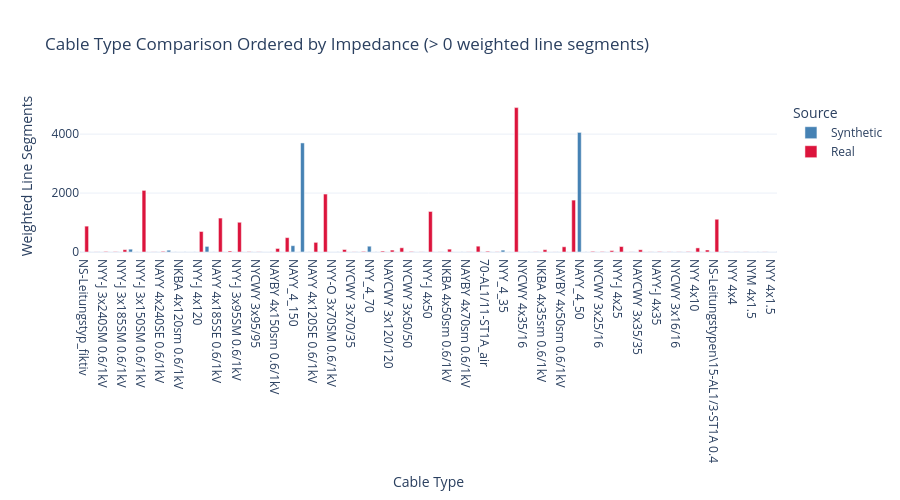
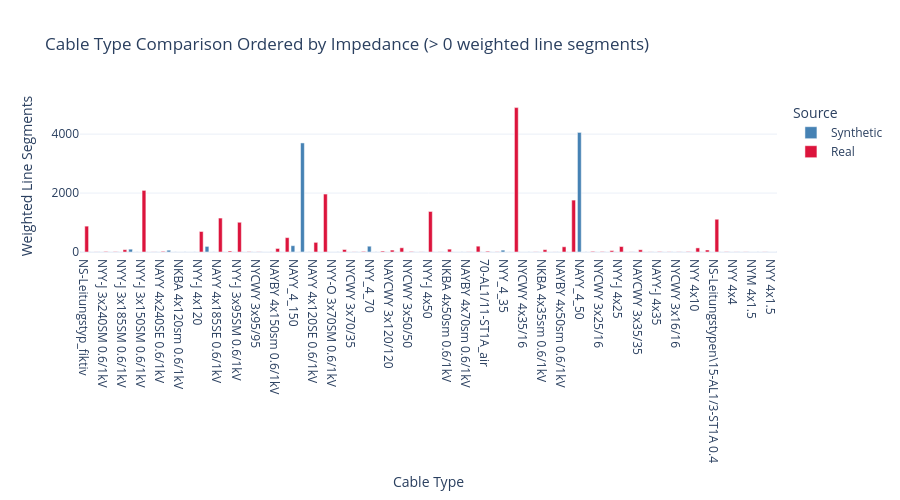

Here is the notebook cell these charts were saved with, in order:
### Code cell
show_cable_type_comparison(
    PLZ,
    version_id="7",
    real_grid_dir=REAL_GRID_DIR,
    min_segment_count=0,
)

### Figure 1 — Plotly figure (JSON) as saved in the notebook; plotly's stock layout.template omitted (floating-point values rounded to 4 significant figures; data arrays with more than 128 entries replaced by an {"elided": "..."} marker saying what was removed)
{"data": [{"alignmentgroup": "True", "customdata": {"elided": "73x2 float values"}, "hovertemplate": "Source=Synthetic<br>Cable Type=%{x}<br>Weighted Line Segments=%{y}<br>total_length_km=%{customdata[0]}<br>impedance_ohm_per_km=%{customdata[1]}<extra></extra>", "legendgroup": "Synthetic", "marker": {"color": "steelblue", "pattern": {"shape": ""}}, "name": "Synthetic", "offsetgroup": "Synthetic", "orientation": "v", "showlegend": true, "textposition": "auto", "type": "bar", "x": ["NS-Leitungstyp_fiktiv", "NS-Leitungstyp_fiktiv_air", "NYY-J 3x240SM 0.6/1kV", "NYY-O 3x240SM 0.6/1kV", "NYY-J 3x185SM 0.6/1kV", "NAYY_4_300", "NYY-J 3x150SM 0.6/1kV", "NYY-O 3x150SM 0.6/1kV", "NAYY 4x240SE 0.6/1kV", "NAYY_4_240", "NKBA 4x120sm 0.6/1kV", "NYY-O 3x120SM 0.6/1kV", "NYY-J 4x120", "NAYY_4_185", "NAYY 4x185SE 0.6/1kV", "NKBA 4x95sm 0.6/1kV", "NYY-J 3x95SM 0.6/1kV", "NYCWY 3x95/50", "NYCWY 3x95/95", "NA2XY 3x150sm 0.6/1kV", "NAYBY 4x150sm 0.6/1kV", "NAYY 4x150SE 0.6/1kV", "NAYY_4_150", "NAYY_4_120", "NAYY 4x120SE 0.6/1kV", "NYY-J 3x70SM 0.6/1kV", "NYY-O 3x70SM 0.6/1kV", "NKBA 4x70sm 0.6/1kV", "NYCWY 3x70/35", "NYCWY 3x70/70", "NYY_4_70", "NAYBY 4x95sm 0.6/1kV", "NAYCWY 3x120/120", "NAYY 4x95SE 0.6/1kV", "NYCWY 3x50/50", "NYM 4x50", "NYY-J 4x50", "NKBA 0.6/1 kV 3x50/ 25sm", "NKBA 4x50sm 0.6/1kV", "94-AL1/15-ST1A 0.4_air", "NAYBY 4x70sm 0.6/1kV", "NAYY 4x70SE 0.6/1kV", "70-AL1/11-ST1A_air", "NYCWY 3x35/35", "NYY_4_35", "NYY-J 4x35", "NYCWY 4x35/16", "NKBA 0.6/1 kV 3x35/ 16sm", "NKBA 4x35sm 0.6/1kV", "NAYCWY 3x50/50", "NAYBY 4x50sm 0.6/1kV", "NAYY-J 4x50", "NAYY_4_50", "48-AL1/8-ST1A 0.4_air", "NYCWY 3x25/16", "NYCWY 3x25/25", "NYY-J 4x25", "NAYCWY 3x35/16", "NAYCWY 3x35/35", "NAYY-J 3x35/35", "NAYY-J 4x35", "NYCY 4x16/16", "NYCWY 3x16/16", "24-AL1/4-ST1A 0.4_air", "NYY 4x10", "15-AL1/3-ST1A 0.4_air", "NS-Leitungstypen\\15-AL1/3-ST1A 0.4", "NYY 4x6", "NYY 4x4", "NYY 4x2.5", "NYM 4x1.5", "NYY 3x1.5", "NYY 4x1.5"], "xaxis": "x", "y": [0.0, 0.0, 0.0, 0.0, 0.0, 96.0, 0.0, 0.0, 0.0, 61.0, 0.0, 0.0, 0.0, 190.0, 0.0, 0.0, 0.0, 0.0, 0.0, 0.0, 0.0, 0.0, 215.0, 3702.0, 0.0, 0.0, 0.0, 0.0, 0.0, 0.0, 197.0, 0.0, 0.0, 0.0, 0.0, 0.0, 0.0, 0.0, 0.0, 0.0, 0.0, 0.0, 0.0, 0.0, 63.0, 0.0, 0.0, 0.0, 0.0, 0.0, 0.0, 0.0, 4059.0, 0.0, 0.0, 0.0, 0.0, 0.0, 0.0, 0.0, 0.0, 0.0, 0.0, 0.0, 0.0, 0.0, 0.0, 0.0, 0.0, 0.0, 0.0, 0.0, 0.0], "yaxis": "y"}, {"alignmentgroup": "True", "customdata": {"elided": "73x2 float values"}, "hovertemplate": "Source=Real<br>Cable Type=%{x}<br>Weighted Line Segments=%{y}<br>total_length_km=%{customdata[0]}<br>impedance_ohm_per_km=%{customdata[1]}<extra></extra>", "legendgroup": "Real", "marker": {"color": "crimson", "pattern": {"shape": ""}}, "name": "Real", "offsetgroup": "Real", "orientation": "v", "showlegend": true, "textposition": "auto", "type": "bar", "x": ["NS-Leitungstyp_fiktiv", "NS-Leitungstyp_fiktiv_air", "NYY-J 3x240SM 0.6/1kV", "NYY-O 3x240SM 0.6/1kV", "NYY-J 3x185SM 0.6/1kV", "NAYY_4_300", "NYY-J 3x150SM 0.6/1kV", "NYY-O 3x150SM 0.6/1kV", "NAYY 4x240SE 0.6/1kV", "NAYY_4_240", "NKBA 4x120sm 0.6/1kV", "NYY-O 3x120SM 0.6/1kV", "NYY-J 4x120", "NAYY_4_185", "NAYY 4x185SE 0.6/1kV", "NKBA 4x95sm 0.6/1kV", "NYY-J 3x95SM 0.6/1kV", "NYCWY 3x95/50", "NYCWY 3x95/95", "NA2XY 3x150sm 0.6/1kV", "NAYBY 4x150sm 0.6/1kV", "NAYY 4x150SE 0.6/1kV", "NAYY_4_150", "NAYY_4_120", "NAYY 4x120SE 0.6/1kV", "NYY-J 3x70SM 0.6/1kV", "NYY-O 3x70SM 0.6/1kV", "NKBA 4x70sm 0.6/1kV", "NYCWY 3x70/35", "NYCWY 3x70/70", "NYY_4_70", "NAYBY 4x95sm 0.6/1kV", "NAYCWY 3x120/120", "NAYY 4x95SE 0.6/1kV", "NYCWY 3x50/50", "NYM 4x50", "NYY-J 4x50", "NKBA 0.6/1 kV 3x50/ 25sm", "NKBA 4x50sm 0.6/1kV", "94-AL1/15-ST1A 0.4_air", "NAYBY 4x70sm 0.6/1kV", "NAYY 4x70SE 0.6/1kV", "70-AL1/11-ST1A_air", "NYCWY 3x35/35", "NYY_4_35", "NYY-J 4x35", "NYCWY 4x35/16", "NKBA 0.6/1 kV 3x35/ 16sm", "NKBA 4x35sm 0.6/1kV", "NAYCWY 3x50/50", "NAYBY 4x50sm 0.6/1kV", "NAYY-J 4x50", "NAYY_4_50", "48-AL1/8-ST1A 0.4_air", "NYCWY 3x25/16", "NYCWY 3x25/25", "NYY-J 4x25", "NAYCWY 3x35/16", "NAYCWY 3x35/35", "NAYY-J 3x35/35", "NAYY-J 4x35", "NYCY 4x16/16", "NYCWY 3x16/16", "24-AL1/4-ST1A 0.4_air", "NYY 4x10", "15-AL1/3-ST1A 0.4_air", "NS-Leitungstypen\\15-AL1/3-ST1A 0.4", "NYY 4x6", "NYY 4x4", "NYY 4x2.5", "NYM 4x1.5", "NYY 3x1.5", "NYY 4x1.5"], "xaxis": "x", "y": [878.0, 3.0, 18.0, 10.0, 79.0, 0.0, 2091.0, 3.0, 22.0, 0.0, 1.0, 1.0, 696.0, 0.0, 1152.0, 34.0, 1009.0, 11.0, 5.0, 1.0, 120.0, 488.0, 0.0, 0.0, 327.0, 1967.0, 1.0, 85.0, 4.0, 20.0, 0.0, 31.0, 65.0, 143.0, 16.0, 4.0, 1376.0, 4.0, 97.0, 1.0, 4.0, 198.0, 26.0, 6.0, 0.0, 4901.0, 1.0, 5.0, 79.0, 2.0, 177.0, 1762.0, 0.0, 21.0, 14.0, 47.0, 186.0, 4.0, 76.0, 4.0, 13.0, 6.0, 5.0, 12.0, 139.0, 69.0, 1112.0, 7.0, 3.0, 4.0, 1.0, 4.0, 1.0], "yaxis": "y"}], "layout": {"barmode": "group", "height": 500, "legend": {"title": {"text": "Source"}, "tracegroupgap": 0}, "title": {"text": "Cable Type Comparison Ordered by Impedance (> 0 weighted line segments)"}, "xaxis": {"anchor": "y", "categoryarray": ["NS-Leitungstyp_fiktiv", "NS-Leitungstyp_fiktiv_air", "NYY-J 3x240SM 0.6/1kV", "NYY-O 3x240SM 0.6/1kV", "NYY-J 3x185SM 0.6/1kV", "NAYY_4_300", "NYY-J 3x150SM 0.6/1kV", "NYY-O 3x150SM 0.6/1kV", "NAYY 4x240SE 0.6/1kV", "NAYY_4_240", "NKBA 4x120sm 0.6/1kV", "NYY-O 3x120SM 0.6/1kV", "NYY-J 4x120", "NAYY_4_185", "NAYY 4x185SE 0.6/1kV", "NKBA 4x95sm 0.6/1kV", "NYY-J 3x95SM 0.6/1kV", "NYCWY 3x95/50", "NYCWY 3x95/95", "NA2XY 3x150sm 0.6/1kV", "NAYBY 4x150sm 0.6/1kV", "NAYY 4x150SE 0.6/1kV", "NAYY_4_150", "NAYY_4_120", "NAYY 4x120SE 0.6/1kV", "NYY-J 3x70SM 0.6/1kV", "NYY-O 3x70SM 0.6/1kV", "NKBA 4x70sm 0.6/1kV", "NYCWY 3x70/35", "NYCWY 3x70/70", "NYY_4_70", "NAYBY 4x95sm 0.6/1kV", "NAYCWY 3x120/120", "NAYY 4x95SE 0.6/1kV", "NYCWY 3x50/50", "NYM 4x50", "NYY-J 4x50", "NKBA 0.6/1 kV 3x50/ 25sm", "NKBA 4x50sm 0.6/1kV", "94-AL1/15-ST1A 0.4_air", "NAYBY 4x70sm 0.6/1kV", "NAYY 4x70SE 0.6/1kV", "70-AL1/11-ST1A_air", "NYCWY 3x35/35", "NYY_4_35", "NYY-J 4x35", "NYCWY 4x35/16", "NKBA 0.6/1 kV 3x35/ 16sm", "NKBA 4x35sm 0.6/1kV", "NAYCWY 3x50/50", "NAYBY 4x50sm 0.6/1kV", "NAYY-J 4x50", "NAYY_4_50", "48-AL1/8-ST1A 0.4_air", "NYCWY 3x25/16", "NYCWY 3x25/25", "NYY-J 4x25", "NAYCWY 3x35/16", "NAYCWY 3x35/35", "NAYY-J 3x35/35", "NAYY-J 4x35", "NYCY 4x16/16", "NYCWY 3x16/16", "24-AL1/4-ST1A 0.4_air", "NYY 4x10", "15-AL1/3-ST1A 0.4_air", "NS-Leitungstypen\\15-AL1/3-ST1A 0.4", "NYY 4x6", "NYY 4x4", "NYY 4x2.5", "NYM 4x1.5", "NYY 3x1.5", "NYY 4x1.5"], "categoryorder": "array", "domain": [0, 1], "title": {"text": "Cable Type"}}, "yaxis": {"anchor": "x", "domain": [0, 1], "title": {"text": "Weighted Line Segments"}}}}

### Figure 2 — Plotly figure (JSON) as saved in the notebook; plotly's stock layout.template omitted (floating-point values rounded to 4 significant figures; data arrays with more than 128 entries replaced by an {"elided": "..."} marker saying what was removed)
{"data": [{"alignmentgroup": "True", "customdata": {"elided": "73x2 float values"}, "hovertemplate": "Source=Synthetic<br>Cable Type=%{x}<br>Weighted Line Segments=%{y}<br>total_length_km=%{customdata[0]}<br>impedance_ohm_per_km=%{customdata[1]}<extra></extra>", "legendgroup": "Synthetic", "marker": {"color": "steelblue", "pattern": {"shape": ""}}, "name": "Synthetic", "offsetgroup": "Synthetic", "orientation": "v", "showlegend": true, "textposition": "auto", "type": "bar", "x": ["NS-Leitungstyp_fiktiv", "NS-Leitungstyp_fiktiv_air", "NYY-J 3x240SM 0.6/1kV", "NYY-O 3x240SM 0.6/1kV", "NYY-J 3x185SM 0.6/1kV", "NAYY_4_300", "NYY-J 3x150SM 0.6/1kV", "NYY-O 3x150SM 0.6/1kV", "NAYY 4x240SE 0.6/1kV", "NAYY_4_240", "NKBA 4x120sm 0.6/1kV", "NYY-O 3x120SM 0.6/1kV", "NYY-J 4x120", "NAYY_4_185", "NAYY 4x185SE 0.6/1kV", "NKBA 4x95sm 0.6/1kV", "NYY-J 3x95SM 0.6/1kV", "NYCWY 3x95/50", "NYCWY 3x95/95", "NA2XY 3x150sm 0.6/1kV", "NAYBY 4x150sm 0.6/1kV", "NAYY 4x150SE 0.6/1kV", "NAYY_4_150", "NAYY_4_120", "NAYY 4x120SE 0.6/1kV", "NYY-J 3x70SM 0.6/1kV", "NYY-O 3x70SM 0.6/1kV", "NKBA 4x70sm 0.6/1kV", "NYCWY 3x70/35", "NYCWY 3x70/70", "NYY_4_70", "NAYBY 4x95sm 0.6/1kV", "NAYCWY 3x120/120", "NAYY 4x95SE 0.6/1kV", "NYCWY 3x50/50", "NYM 4x50", "NYY-J 4x50", "NKBA 0.6/1 kV 3x50/ 25sm", "NKBA 4x50sm 0.6/1kV", "94-AL1/15-ST1A 0.4_air", "NAYBY 4x70sm 0.6/1kV", "NAYY 4x70SE 0.6/1kV", "70-AL1/11-ST1A_air", "NYCWY 3x35/35", "NYY_4_35", "NYY-J 4x35", "NYCWY 4x35/16", "NKBA 0.6/1 kV 3x35/ 16sm", "NKBA 4x35sm 0.6/1kV", "NAYCWY 3x50/50", "NAYBY 4x50sm 0.6/1kV", "NAYY-J 4x50", "NAYY_4_50", "48-AL1/8-ST1A 0.4_air", "NYCWY 3x25/16", "NYCWY 3x25/25", "NYY-J 4x25", "NAYCWY 3x35/16", "NAYCWY 3x35/35", "NAYY-J 3x35/35", "NAYY-J 4x35", "NYCY 4x16/16", "NYCWY 3x16/16", "24-AL1/4-ST1A 0.4_air", "NYY 4x10", "15-AL1/3-ST1A 0.4_air", "NS-Leitungstypen\\15-AL1/3-ST1A 0.4", "NYY 4x6", "NYY 4x4", "NYY 4x2.5", "NYM 4x1.5", "NYY 3x1.5", "NYY 4x1.5"], "xaxis": "x", "y": [0.0, 0.0, 0.0, 0.0, 0.0, 96.0, 0.0, 0.0, 0.0, 61.0, 0.0, 0.0, 0.0, 190.0, 0.0, 0.0, 0.0, 0.0, 0.0, 0.0, 0.0, 0.0, 215.0, 3702.0, 0.0, 0.0, 0.0, 0.0, 0.0, 0.0, 197.0, 0.0, 0.0, 0.0, 0.0, 0.0, 0.0, 0.0, 0.0, 0.0, 0.0, 0.0, 0.0, 0.0, 63.0, 0.0, 0.0, 0.0, 0.0, 0.0, 0.0, 0.0, 4059.0, 0.0, 0.0, 0.0, 0.0, 0.0, 0.0, 0.0, 0.0, 0.0, 0.0, 0.0, 0.0, 0.0, 0.0, 0.0, 0.0, 0.0, 0.0, 0.0, 0.0], "yaxis": "y"}, {"alignmentgroup": "True", "customdata": {"elided": "73x2 float values"}, "hovertemplate": "Source=Real<br>Cable Type=%{x}<br>Weighted Line Segments=%{y}<br>total_length_km=%{customdata[0]}<br>impedance_ohm_per_km=%{customdata[1]}<extra></extra>", "legendgroup": "Real", "marker": {"color": "crimson", "pattern": {"shape": ""}}, "name": "Real", "offsetgroup": "Real", "orientation": "v", "showlegend": true, "textposition": "auto", "type": "bar", "x": ["NS-Leitungstyp_fiktiv", "NS-Leitungstyp_fiktiv_air", "NYY-J 3x240SM 0.6/1kV", "NYY-O 3x240SM 0.6/1kV", "NYY-J 3x185SM 0.6/1kV", "NAYY_4_300", "NYY-J 3x150SM 0.6/1kV", "NYY-O 3x150SM 0.6/1kV", "NAYY 4x240SE 0.6/1kV", "NAYY_4_240", "NKBA 4x120sm 0.6/1kV", "NYY-O 3x120SM 0.6/1kV", "NYY-J 4x120", "NAYY_4_185", "NAYY 4x185SE 0.6/1kV", "NKBA 4x95sm 0.6/1kV", "NYY-J 3x95SM 0.6/1kV", "NYCWY 3x95/50", "NYCWY 3x95/95", "NA2XY 3x150sm 0.6/1kV", "NAYBY 4x150sm 0.6/1kV", "NAYY 4x150SE 0.6/1kV", "NAYY_4_150", "NAYY_4_120", "NAYY 4x120SE 0.6/1kV", "NYY-J 3x70SM 0.6/1kV", "NYY-O 3x70SM 0.6/1kV", "NKBA 4x70sm 0.6/1kV", "NYCWY 3x70/35", "NYCWY 3x70/70", "NYY_4_70", "NAYBY 4x95sm 0.6/1kV", "NAYCWY 3x120/120", "NAYY 4x95SE 0.6/1kV", "NYCWY 3x50/50", "NYM 4x50", "NYY-J 4x50", "NKBA 0.6/1 kV 3x50/ 25sm", "NKBA 4x50sm 0.6/1kV", "94-AL1/15-ST1A 0.4_air", "NAYBY 4x70sm 0.6/1kV", "NAYY 4x70SE 0.6/1kV", "70-AL1/11-ST1A_air", "NYCWY 3x35/35", "NYY_4_35", "NYY-J 4x35", "NYCWY 4x35/16", "NKBA 0.6/1 kV 3x35/ 16sm", "NKBA 4x35sm 0.6/1kV", "NAYCWY 3x50/50", "NAYBY 4x50sm 0.6/1kV", "NAYY-J 4x50", "NAYY_4_50", "48-AL1/8-ST1A 0.4_air", "NYCWY 3x25/16", "NYCWY 3x25/25", "NYY-J 4x25", "NAYCWY 3x35/16", "NAYCWY 3x35/35", "NAYY-J 3x35/35", "NAYY-J 4x35", "NYCY 4x16/16", "NYCWY 3x16/16", "24-AL1/4-ST1A 0.4_air", "NYY 4x10", "15-AL1/3-ST1A 0.4_air", "NS-Leitungstypen\\15-AL1/3-ST1A 0.4", "NYY 4x6", "NYY 4x4", "NYY 4x2.5", "NYM 4x1.5", "NYY 3x1.5", "NYY 4x1.5"], "xaxis": "x", "y": [878.0, 3.0, 18.0, 10.0, 79.0, 0.0, 2091.0, 3.0, 22.0, 0.0, 1.0, 1.0, 696.0, 0.0, 1152.0, 34.0, 1009.0, 11.0, 5.0, 1.0, 120.0, 488.0, 0.0, 0.0, 327.0, 1967.0, 1.0, 85.0, 4.0, 20.0, 0.0, 31.0, 65.0, 143.0, 16.0, 4.0, 1376.0, 4.0, 97.0, 1.0, 4.0, 198.0, 26.0, 6.0, 0.0, 4901.0, 1.0, 5.0, 79.0, 2.0, 177.0, 1762.0, 0.0, 21.0, 14.0, 47.0, 186.0, 4.0, 76.0, 4.0, 13.0, 6.0, 5.0, 12.0, 139.0, 69.0, 1112.0, 7.0, 3.0, 4.0, 1.0, 4.0, 1.0], "yaxis": "y"}], "layout": {"barmode": "group", "height": 500, "legend": {"title": {"text": "Source"}, "tracegroupgap": 0}, "title": {"text": "Cable Type Comparison Ordered by Impedance (> 0 weighted line segments)"}, "xaxis": {"anchor": "y", "categoryarray": ["NS-Leitungstyp_fiktiv", "NS-Leitungstyp_fiktiv_air", "NYY-J 3x240SM 0.6/1kV", "NYY-O 3x240SM 0.6/1kV", "NYY-J 3x185SM 0.6/1kV", "NAYY_4_300", "NYY-J 3x150SM 0.6/1kV", "NYY-O 3x150SM 0.6/1kV", "NAYY 4x240SE 0.6/1kV", "NAYY_4_240", "NKBA 4x120sm 0.6/1kV", "NYY-O 3x120SM 0.6/1kV", "NYY-J 4x120", "NAYY_4_185", "NAYY 4x185SE 0.6/1kV", "NKBA 4x95sm 0.6/1kV", "NYY-J 3x95SM 0.6/1kV", "NYCWY 3x95/50", "NYCWY 3x95/95", "NA2XY 3x150sm 0.6/1kV", "NAYBY 4x150sm 0.6/1kV", "NAYY 4x150SE 0.6/1kV", "NAYY_4_150", "NAYY_4_120", "NAYY 4x120SE 0.6/1kV", "NYY-J 3x70SM 0.6/1kV", "NYY-O 3x70SM 0.6/1kV", "NKBA 4x70sm 0.6/1kV", "NYCWY 3x70/35", "NYCWY 3x70/70", "NYY_4_70", "NAYBY 4x95sm 0.6/1kV", "NAYCWY 3x120/120", "NAYY 4x95SE 0.6/1kV", "NYCWY 3x50/50", "NYM 4x50", "NYY-J 4x50", "NKBA 0.6/1 kV 3x50/ 25sm", "NKBA 4x50sm 0.6/1kV", "94-AL1/15-ST1A 0.4_air", "NAYBY 4x70sm 0.6/1kV", "NAYY 4x70SE 0.6/1kV", "70-AL1/11-ST1A_air", "NYCWY 3x35/35", "NYY_4_35", "NYY-J 4x35", "NYCWY 4x35/16", "NKBA 0.6/1 kV 3x35/ 16sm", "NKBA 4x35sm 0.6/1kV", "NAYCWY 3x50/50", "NAYBY 4x50sm 0.6/1kV", "NAYY-J 4x50", "NAYY_4_50", "48-AL1/8-ST1A 0.4_air", "NYCWY 3x25/16", "NYCWY 3x25/25", "NYY-J 4x25", "NAYCWY 3x35/16", "NAYCWY 3x35/35", "NAYY-J 3x35/35", "NAYY-J 4x35", "NYCY 4x16/16", "NYCWY 3x16/16", "24-AL1/4-ST1A 0.4_air", "NYY 4x10", "15-AL1/3-ST1A 0.4_air", "NS-Leitungstypen\\15-AL1/3-ST1A 0.4", "NYY 4x6", "NYY 4x4", "NYY 4x2.5", "NYM 4x1.5", "NYY 3x1.5", "NYY 4x1.5"], "categoryorder": "array", "domain": [0, 1], "title": {"text": "Cable Type"}}, "yaxis": {"anchor": "x", "domain": [0, 1], "title": {"text": "Weighted Line Segments"}}}}
